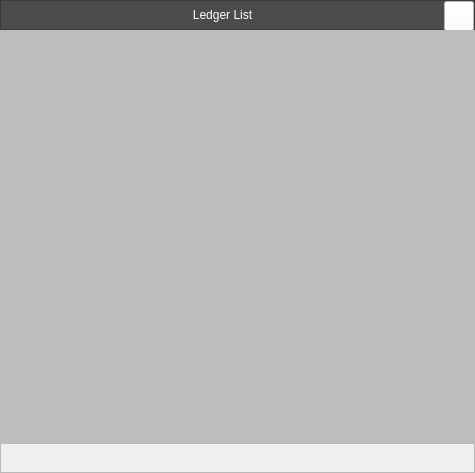
<?xml version="1.0" encoding="UTF-8"?>
<ui version="4.0">
 <class>MainWindow</class>
 <widget class="QMainWindow" name="MainWindow">
  <property name="geometry">
   <rect>
    <x>0</x>
    <y>0</y>
    <width>475</width>
    <height>473</height>
   </rect>
  </property>
  <property name="windowTitle">
   <string>MainWindow</string>
  </property>
  <property name="styleSheet">
   <string notr="true">font: 12pt &quot;Sitka Text&quot;;</string>
  </property>
  <widget class="QWidget" name="centralwidget">
   <layout class="QGridLayout" name="gridLayout_2">
    <property name="leftMargin">
     <number>0</number>
    </property>
    <property name="topMargin">
     <number>0</number>
    </property>
    <property name="rightMargin">
     <number>0</number>
    </property>
    <property name="bottomMargin">
     <number>0</number>
    </property>
    <property name="spacing">
     <number>0</number>
    </property>
    <item row="0" column="0">
     <widget class="QFrame" name="fheader">
      <property name="maximumSize">
       <size>
        <width>16777215</width>
        <height>30</height>
       </size>
      </property>
      <property name="styleSheet">
       <string notr="true">background-color: rgb(75, 75, 75);</string>
      </property>
      <property name="frameShape">
       <enum>QFrame::StyledPanel</enum>
      </property>
      <property name="frameShadow">
       <enum>QFrame::Raised</enum>
      </property>
      <layout class="QGridLayout" name="gridLayout">
       <property name="leftMargin">
        <number>0</number>
       </property>
       <property name="topMargin">
        <number>0</number>
       </property>
       <property name="rightMargin">
        <number>0</number>
       </property>
       <property name="bottomMargin">
        <number>0</number>
       </property>
       <property name="spacing">
        <number>0</number>
       </property>
       <item row="0" column="0">
        <widget class="QLabel" name="lbLedgerList">
         <property name="minimumSize">
          <size>
           <width>0</width>
           <height>0</height>
          </size>
         </property>
         <property name="maximumSize">
          <size>
           <width>16777215</width>
           <height>30</height>
          </size>
         </property>
         <property name="styleSheet">
          <string notr="true">
color: rgb(255, 255, 255);
</string>
         </property>
         <property name="text">
          <string>Ledger List</string>
         </property>
         <property name="alignment">
          <set>Qt::AlignCenter</set>
         </property>
        </widget>
       </item>
       <item row="0" column="1">
        <widget class="QPushButton" name="pbClose">
         <property name="minimumSize">
          <size>
           <width>30</width>
           <height>30</height>
          </size>
         </property>
         <property name="maximumSize">
          <size>
           <width>30</width>
           <height>30</height>
          </size>
         </property>
         <property name="styleSheet">
          <string notr="true">background-color: white</string>
         </property>
         <property name="text">
          <string/>
         </property>
         <property name="icon">
          <iconset resource="../icons/icons.qrc">
           <normaloff>:/newPrefix/icons/x.svg</normaloff>:/newPrefix/icons/x.svg</iconset>
         </property>
         <property name="iconSize">
          <size>
           <width>20</width>
           <height>20</height>
          </size>
         </property>
        </widget>
       </item>
      </layout>
     </widget>
    </item>
    <item row="1" column="0">
     <widget class="QWidget" name="widget" native="true">
      <property name="styleSheet">
       <string notr="true">background-color: rgb(189, 189, 189);
border:none</string>
      </property>
      <layout class="QGridLayout" name="gridLayout_3">
       <item row="0" column="0">
        <widget class="QListWidget" name="listWidget">
         <property name="sizePolicy">
          <sizepolicy hsizetype="Fixed" vsizetype="Expanding">
           <horstretch>0</horstretch>
           <verstretch>0</verstretch>
          </sizepolicy>
         </property>
        </widget>
       </item>
      </layout>
     </widget>
    </item>
    <item row="2" column="0">
     <widget class="QFrame" name="ffooter">
      <property name="minimumSize">
       <size>
        <width>0</width>
        <height>30</height>
       </size>
      </property>
      <property name="maximumSize">
       <size>
        <width>16777215</width>
        <height>30</height>
       </size>
      </property>
      <property name="frameShape">
       <enum>QFrame::StyledPanel</enum>
      </property>
      <property name="frameShadow">
       <enum>QFrame::Raised</enum>
      </property>
     </widget>
    </item>
   </layout>
  </widget>
 </widget>
 <resources>
  <include location="../icons/icons.qrc"/>
 </resources>
 <connections/>
</ui>
